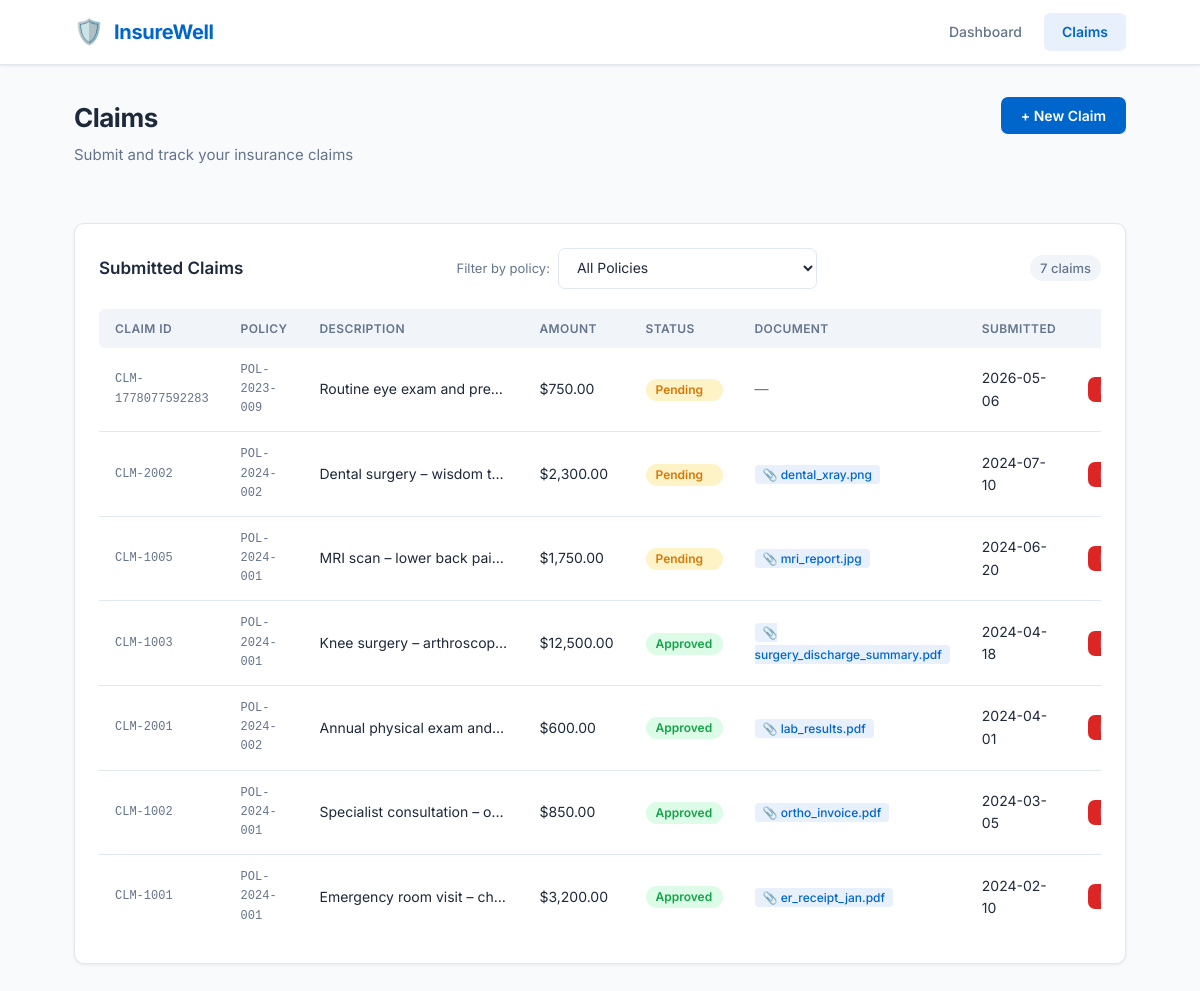
The page /claims on the database its author committed.
### tables this page shows
CREATE TABLE claims (
            id              TEXT PRIMARY KEY,
            policy_id       TEXT NOT NULL REFERENCES policies(id),
            amount          REAL NOT NULL,
            description     TEXT NOT NULL,
            status          TEXT NOT NULL DEFAULT 'Pending',
            file_name       TEXT,
            submitted_at    TEXT NOT NULL,
            updated_at      TEXT NOT NULL
        );

### app.py (the view)
@app.route('/claims')
def claims_page():
    db            = get_db()
    policy_filter = request.args.get('policy_id', '')
    policies      = [row_to_dict(r) for r in db.execute('SELECT * FROM policies ORDER BY created_at').fetchall()]
    if policy_filter:
        claims = [row_to_dict(r) for r in db.execute(
            'SELECT * FROM claims WHERE policy_id = ? ORDER BY submitted_at DESC',
            (policy_filter,),
        ).fetchall()]
    else:
        claims = [row_to_dict(r) for r in db.execute(
            'SELECT * FROM claims ORDER BY submitted_at DESC',
        ).fetchall()]
    return render_template('claims.html', claims=claims, policies=policies,
                           selected_policy=policy_filter)

### app.py (called while the page is built)
def get_db():
    if 'db' not in g:
        g.db = sqlite3.connect(DB_PATH, detect_types=sqlite3.PARSE_DECLTYPES)
        g.db.row_factory = sqlite3.Row
        g.db.execute('PRAGMA journal_mode=WAL')
        g.db.execute('PRAGMA foreign_keys=ON')
    return g.db

def row_to_dict(row):
    return dict(row) if row else None

### templates/claims.html (shortened to what this page needs)
{% extends 'base.html' %}
{% block content %}
<div class="claims-page">
  <div class="page-header">
    <div>
      <h1 class="page-title">Claims</h1>
      <p class="page-subtitle">Submit and track your insurance claims</p>
    </div>
    <button class="btn btn-primary" id="toggle-form-btn" onclick="toggleForm()">
      + New Claim
    </button>
  </div>
  <div class="section">
    <div class="section-header">
      <h2 class="section-title">Submitted Claims</h2>
      <div class="filter-wrap">
        <label class="filter-label" for="policy-filter">Filter by policy:</label>
        <select id="policy-filter" class="form-input filter-select"
                onchange="filterByPolicy(this.value)">
          <option value="">All Policies</option>
        </select>
      </div>
      <span class="claims-count" id="claims-count">
        {{ claims | length }} claim{{ 's' if claims | length != 1 else '' }}
      </span>
    </div>
    {% if claims %}
    <div class="claims-table-wrap">
      <table class="claims-table" id="claims-table">
        <thead>
          <tr>
            <th>Claim ID</th><th>Policy</th><th>Description</th>
            <th>Amount</th><th>Status</th><th>Document</th><th>Submitted</th><th></th>
          </tr>
        </thead>
        <tbody id="claims-tbody">
          {% for c in claims %}
          <tr>
            <td class="mono">{{ c.id }}</td>
            <td class="mono">{{ c.policy_id }}</td>
            <td class="desc-cell">{{ c.description }}</td>
            <td>${{ '{:,.2f}'.format(c.amount) }}</td>
            <td>
              <select class="status-select status-{{ c.status | lower }}"
                      onchange="updateClaimStatus('{{ c.id }}', this.value, this)">
                <option value="Pending"  {% if c.status == 'Pending'  %}selected{% endif %}>Pending</option>
                <option value="Approved" {% if c.status == 'Approved' %}selected{% endif %}>Approved</option>
              </select>
            </td>
            <td>
              {% if c.file_name %}
              <span class="file-chip">📎 {{ c.file_name }}</span>
              {% else %}
              <span class="text-muted">—</span>
              {% endif %}
            </td>
            <td>{{ c.submitted_at[:10] }}</td>
            <td class="action-cell">
              <button class="btn btn-sm btn-danger" onclick="deleteClaim('{{ c.id }}', this)">Delete</button>
            </td>
          </tr>
          {% endfor %}
        </tbody>
      </table>
    </div>
    {% else %}
    <div class="empty-state">
      <span class="empty-icon">📋</span>
      <p>No claims submitted yet.</p>
      <button class="btn btn-primary" onclick="toggleForm()">Submit your first claim</button>
    </div>
    {% endif %}
  </div>
</div>
{% endblock %}

### static/css/style.css (style rules this page uses)
*, *::before, *::after { box-sizing: border-box; margin: 0; padding: 0; }
:root { --primary: #0066cc; --primary-dark: #004fa3; --primary-light: #e8f0fc; --success: #16a34a; --success-light: #dcfce7; --warning: #d97706; --warning-light: #fef3c7; --danger: #dc2626; --danger-light: #fee2e2; --neutral: #64748b; --neutral-light: #f1f5f9; --border: #e2e8f0; --text: #1e293b; --text-muted: #64748b; --white: #ffffff; --shadow-sm: 0 1px 3px rgba(0,0,0,.08); --shadow-md: 0 4px 12px rgba(0,0,0,.10); --radius: 10px; }
body { font-family: 'Inter', sans-serif; background: #f8fafc; color: var(--text); line-height: 1.6; min-height: 100vh; }
button { cursor: pointer; font-family: inherit; }
input, textarea, select { font-family: inherit; }
.dashboard, .claims-page { display: flex; flex-direction: column; gap: 28px; }
.page-header { display: flex; justify-content: space-between; align-items: flex-start; flex-wrap: wrap; gap: 16px; }
.page-title { font-size: 26px; font-weight: 700; letter-spacing: -.5px; }
.page-subtitle { color: var(--text-muted); margin-top: 4px; font-size: 15px; }
.btn { display: inline-block; padding: 10px 20px; border-radius: 7px; font-size: 14px; font-weight: 600; border: none; transition: background .15s, opacity .15s; cursor: pointer; }
.btn-primary { background: var(--primary); color: #fff; }
.btn-danger { background: var(--danger); color: #fff; }
.btn-sm { padding: 5px 12px; font-size: 12px; }
.section { background: var(--white); border: 1px solid var(--border); border-radius: var(--radius); padding: 24px; box-shadow: var(--shadow-sm); }
.section-header { display: flex; justify-content: space-between; align-items: center; margin-bottom: 20px; flex-wrap: wrap; gap: 12px; }
.section-title { font-size: 17px; font-weight: 600; }
.claims-count { font-size: 13px; color: var(--text-muted); background: var(--neutral-light); padding: 3px 10px; border-radius: 999px; font-weight: 500; }
.filter-wrap { display: flex; align-items: center; gap: 8px; }
.filter-label { font-size: 13px; color: var(--text-muted); white-space: nowrap; }
.filter-select { padding: 6px 10px; font-size: 13px; min-width: 200px; }
.claims-table-wrap { overflow-x: auto; }
.claims-table { width: 100%; border-collapse: collapse; font-size: 14px; }
.claims-table th { text-align: left; padding: 10px 16px; background: var(--neutral-light); color: var(--text-muted); font-weight: 600; font-size: 12px; text-transform: uppercase; letter-spacing: .4px; }
.claims-table th:first-child { border-radius: 6px 0 0 6px; }
.claims-table th:last-child { border-radius: 0 6px 6px 0; }
.claims-table td { padding: 13px 16px; border-bottom: 1px solid var(--border); vertical-align: middle; }
.claims-table tr:last-child td { border-bottom: none; }
.mono { font-family: monospace; font-size: 12px; color: var(--text-muted); }
.desc-cell { max-width: 220px; white-space: nowrap; overflow: hidden; text-overflow: ellipsis; }
.file-chip { background: var(--primary-light); color: var(--primary); padding: 2px 8px; border-radius: 4px; font-size: 12px; font-weight: 500; }
.text-muted { color: var(--text-muted); }
.form-input { padding: 10px 14px; border: 1.5px solid var(--border); border-radius: 7px; font-size: 14px; color: var(--text); background: var(--white); transition: border-color .15s, box-shadow .15s; outline: none; }
.status-select { border: none; border-radius: 999px; padding: 4px 10px; font-size: 12px; font-weight: 600; cursor: pointer; outline: none; appearance: none; -webkit-appearance: none; transition: background .15s; }
.status-select.status-approved { background: var(--success-light); color: var(--success); }
.status-select.status-pending { background: var(--warning-light); color: var(--warning); }
.action-cell { white-space: nowrap; }

### rows shown on the page
claims: id "CLM-1778077592283", policy_id "POL-2023-009", description "Routine eye exam and pre…", amount "750.00", status+id "Pending", submitted_at "2026-05-06"
claims: id "CLM-2002", policy_id "POL-2024-002", description "Dental surgery – wisdom t…", amount "2,300.00", status+id "Pending", file_name "dental_xray.png", submitted_at "2024-07-10"
claims: id "CLM-1005", policy_id "POL-2024-001", description "MRI scan – lower back pai…", amount "1,750.00", status+id "Pending", file_name "mri_report.jpg", submitted_at "2024-06-20"
claims: id "CLM-1003", policy_id "POL-2024-001", description "Knee surgery – arthroscop…", amount "12,500.00", status+id "Approved", file_name "surgery_discharge_summary.pdf", submitted_at "2024-04-18"
claims: id "CLM-2001", policy_id "POL-2024-002", description "Annual physical exam and…", amount "600.00", status+id "Approved", file_name "lab_results.pdf", submitted_at "2024-04-01"
claims: id "CLM-1002", policy_id "POL-2024-001", description "Specialist consultation – o…", amount "850.00", status+id "Approved", file_name "ortho_invoice.pdf", submitted_at "2024-03-05"
claims: id "CLM-1001", policy_id "POL-2024-001", description "Emergency room visit – ch…", amount "3,200.00", status+id "Approved", file_name "er_receipt_jan.pdf", submitted_at "2024-02-10"

### other values the page prints
{{ claims | length }} "7"
{{ 's' if claims | length != 1 else '' }} "s"
